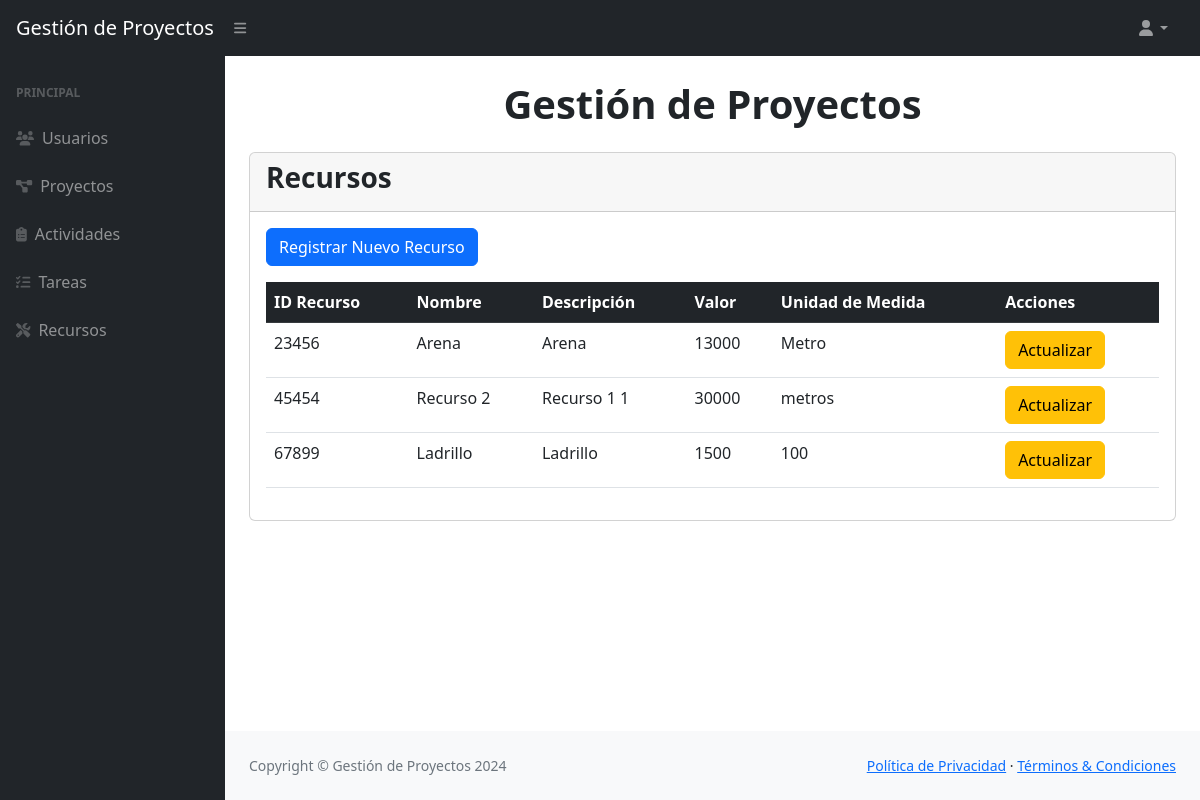
/views/dashboardResource.php (signed in), run on the app's committed database.
### tables this page shows
CREATE TABLE `recursos` (
  `id_recurso` int(11) NOT NULL,
  `descripcion` text DEFAULT NULL,
  `valor` decimal(10,0) DEFAULT NULL,
  `unidad_medida` text DEFAULT NULL,
  `nombre` varchar(255) DEFAULT NULL
);

### views/dashboardResource.php (the view, shortened to what this page needs)
<!DOCTYPE html>
<html lang="es">
<head>
    <link href="https://cdn.jsdelivr.net/npm/simple-datatables@7.1.2/dist/style.min.css" rel="stylesheet" />
    <link href="../css/styles.css" rel="stylesheet" />
</head>
<body class="sb-nav-fixed">
    <nav class="sb-topnav navbar navbar-expand navbar-dark bg-dark">
        <a class="navbar-brand ps-3" href="index.html">Gestión de Proyectos</a>
        <button class="btn btn-link btn-sm order-1 order-lg-0 me-4 me-lg-0" id="sidebarToggle" href="#!"><i
                class="fas fa-bars"></i></button>
        <ul class="navbar-nav ms-auto ms-md-0 me-3 me-lg-4">
            <li class="nav-item dropdown">
                <a class="nav-link dropdown-toggle" id="navbarDropdown" href="#" role="button" data-bs-toggle="dropdown"
                    aria-expanded="false"><i class="fas fa-user fa-fw"></i></a>
            </li>
        </ul>
    </nav>
    <div id="layoutSidenav">
        <div id="layoutSidenav_nav">
            <nav class="sb-sidenav accordion sb-sidenav-dark" id="sidenavAccordion">
                <div class="sb-sidenav-menu">
                    <div class="nav">
                        <div class="sb-sidenav-menu-heading">Principal</div>
                        <a class="nav-link" href="../views/dashboardUser.php">
                            <div class="sb-nav-link-icon"><i class="fas fa-users"></i></div>
                            Usuarios
                        </a>
                        <a class="nav-link" href="../views/dashboardProject.php">
                            <div class="sb-nav-link-icon"><i class="fas fa-project-diagram"></i></div>
                            Proyectos
                        </a>
                        <a class="nav-link" href="../views/dashboardActivity.php">
                            <div class="sb-nav-link-icon"><i class="fas fa-clipboard-list"></i></div>
                            Actividades
                        </a>
                        <a class="nav-link" href="../views/dashboardTask.php">
                            <div class="sb-nav-link-icon"><i class="fas fa-tasks"></i></div>
                            Tareas
                        </a>
                        <a class="nav-link" href="../views/dashboardResource.php">
                            <div class="sb-nav-link-icon"><i class="fas fa-tools"></i></div>
                            Recursos
                        </a>
                    </div>
                </div>
            </nav>
        </div>
        <div id="layoutSidenav_content">
            <main>
                <div class="container-fluid px-4">
                    <br>
                    <h1 class="mb-4 text-center fw-bold">Gestión de Proyectos</h1>
                    <div class="card mb-3">
                        <div class="card-header">
                            <h2 class="fw-bold h3">Recursos</h2>
                        </div>
                        <div class="card-body">
                            <a href="createResourceForm.php" class="btn btn-primary mb-3">Registrar Nuevo Recurso</a>
                            <div class="table-responsive" style="overflow: visible;">
                                <table class="table">
                                    <thead class="table-dark">
                                        <tr>
                                            <th>ID Recurso</th>
                                            <th>Nombre</th>
                                            <th>Descripción</th>
                                            <th>Valor</th>
                                            <th>Unidad de Medida</th>
                                            <th>Acciones</th>
                                        </tr>
                                    </thead>
                                    <tbody>
                                        <?php
                                        include '../db_conexion.php';
                                        $stmt = $pdo->query("SELECT * FROM recursos");
                                        while ($row = $stmt->fetch(PDO::FETCH_ASSOC)) {
                                            echo "<tr>";
                                            echo "<td>" . htmlspecialchars($row['id_recurso']) . "</td>";
                                            echo "<td>" . htmlspecialchars($row['nombre']) . "</td>";
                                            echo "<td>" . htmlspecialchars($row['descripcion']) . "</td>";
                                            echo "<td>" . htmlspecialchars($row['valor']) . "</td>";
                                            echo "<td>" . htmlspecialchars($row['unidad_medida']) . "</td>";
                                            echo "<td><a class='btn btn-warning' href='updateResourceForm.php?id=" . $row['id_recurso'] . "'>Actualizar</a></td>";
                                            echo "</tr>";
                                        }
                                        ?>
                                    </tbody>
                                </table>
                            </div>
                        </div>
                    </div>
                </div>
            </main>
            <footer class="py-4 bg-light mt-auto">
                <div class="container-fluid px-4">
                    <div class="d-flex align-items-center justify-content-between small">
                        <div class="text-muted">Copyright &copy; Gestión de Proyectos 2024</div>
                        <div>
                            <a href="#">Política de Privacidad</a>
                            &middot;
                            <a href="#">Términos & Condiciones</a>
                        </div>
                    </div>
            </footer>
        </div>
    </div>
</body>
</html>

### data on the page
recursos: id_recurso "23456", nombre "Arena", descripcion "Arena", valor "13000", unidad_medida "Metro"
recursos: id_recurso "45454", nombre "Recurso 2", descripcion "Recurso 1 1", valor "30000", unidad_medida "metros"
recursos: id_recurso "67899", nombre "Ladrillo", descripcion "Ladrillo", valor "1500", unidad_medida "100"
